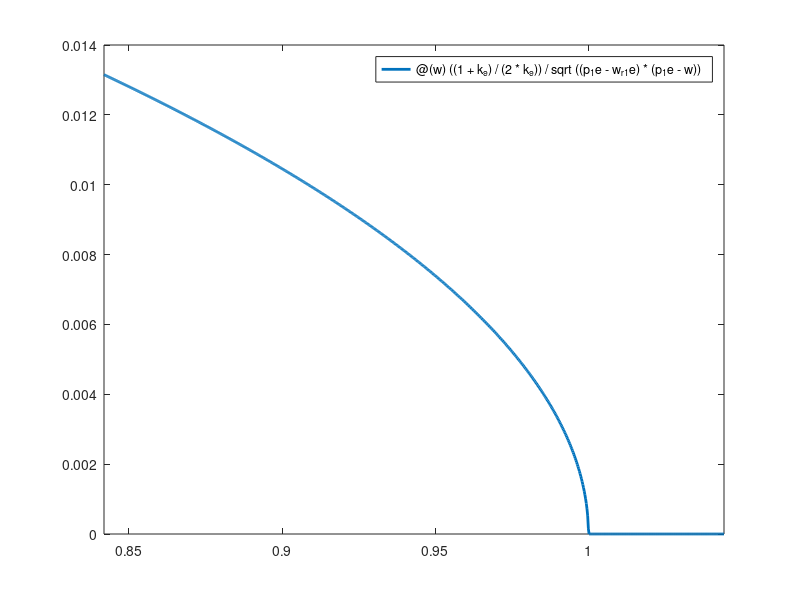

This figure's MATLAB source: (Note: this script raises an error after producing the figure.)
%==========================================================================
%% 2 percentage signs represent sections of code;
% 1 percentage sign represents comments for code or commented out code;

% Answers to question parts that don't involve code can be found at the
% bottom of the programme, in the section ``Questions asked in problemset x
% that don't involve code".

% Text answers to question parts that involve code will be between the
% sub-section label:
%=======
% ANSWER
%=======
% Answer here
%===========
% END ANSWER
%===========

% Comments that are important will be between the sub-section label:
%=====
% NOTE
%=====
% Important note here
%=========
% END NOTE
%=========
% ECO387E Problem Set 1, 1
% Paul Le Tran, plt377
% 13 February, 2022
%==========================================================================

%==========================================================================
%% Setting up workspace
clear all;
close all;
clc;

home_dir = 'path\to\programmes';

cd(home_dir);
%==========================================================================

%==========================================================================
%% Part 1e: Plot the density f(w) and the values \overline{w} and w_{R} for the following calibration of the model: p = 1, b - 0.7, \lambda_{u} = 0.4, \lambda_{e} = 0.1, \delta = 0.03
% Creating calibration variables
p_1e = 1;
b = 0.7;
lambda_u = 0.4;
lambda_e = 0.1;
delta = 0.03;
k_u = lambda_u/delta;
k_e = lambda_e/delta;

% Creating w_{R} with calibration
w_r_1e = (((1 + k_e)^2)*b + (k_u - k_e)*k_e*p_1e)/(((1 + k_e)^2) + (k_u - k_e)*k_e);

% Creating \overline{w} with calibration
w_bar_1e = p_1e - (p_1e - w_r_1e)/((1 + k_e)^2);

% Creating density function f(w)
f_w_1e = @(w) ((1 + k_e)/(2*k_e))/sqrt((p_1e - w_r_1e)*(p_1e - w));

% Plotting f(w), w_bar, and w_r
fplot(f_w_1e, [w_r_1e - 0.05, w_bar_1e + 0.05], 'LineWidth', 2);
hold on
xline(w_r_1e, 'LineWidth', 1.5);
xline(w_bar_1e, 'LineWidth', 1.5);
grid on
xlabel('Wage w');
ylabel('Density');
hold on
title({'Density function f(w),', 'w \in [0.8919, 0.9942]'});

saveas(gcf, 'path\to\graphics\1e_plot.png');
close(gcf);
%==========================================================================

%==========================================================================
%% Part 1f: Plot density in 1e as well as the density f(w) and the values of \overline{w} and w_{R} for the following calibration: p = 1.1, b = 0.7, \lambda_{u} = 0.4, \lambda_{e} = 0.1, \delta = 0.03. Describe in words how a higher level of aggregate productivity changes the wage distribution.
% Observe that the only change in calibration variables is p
p_1f = 1.1;

% Creating w_{R} with calibration
w_r_1f = (((1 + k_e)^2)*b + (k_u - k_e)*k_e*p_1f)/(((1 + k_e)^2) + (k_u - k_e)*k_e);

% Creating \overline{w} with calibration
w_bar_1f = p_1f - (p_1f - w_r_1f)/((1 + k_e)^2);

% Creating density function f(w)
f_w_1f = @(w) ((1 + k_e)/(2*k_e))/sqrt((p_1f - w_r_1e)*(p_1f - w));

% Plotting f(w) for 1e, f(w) for 1f, and w_bar and w_r for 1f
fplot(f_w_1e, [w_r_1e - 0.05, w_bar_1e + 0.05], 'LineWidth', 2);
hold on
fplot(f_w_1f, [w_r_1f - 0.05, w_bar_1f + 0.05], 'LineWidth', 2);
hold on
xline(w_r_1f, 'LineWidth', 1.5);
xline(w_bar_1f, 'LineWidth', 1.5);
grid on
xlabel('Wage w');
ylabel('Density');
hold on
title({'Density function f(w),', 'w \in [0.8919, 0.9942] for 1e (not shown)', 'w \in [0.9559, 1.0923] for 1f'});

saveas(gcf, 'path\to\graphics\1f_plot.png');
close(gcf);
%=======
% ANSWER
%=======
% From our plot comparing the two density functions, we see that a higher
% level of aggregate productivity changes the wage distribution by shifting
% it foward. This change also occurs to both the reservation wage and
% maximum possible wage.
%===========
% END ANSWER
%===========
%==========================================================================

%==========================================================================
%% Part 1g: Plot the reservation wage, w_{R}, for different values of \lambda_{e} in the range from 0 to 0.4 (otherwqise follow the same calibration as in 1e). What is the main intuition for why the reservation wage is decreasing in \lambda_{e}?
% Creating calibration variables
p = 1;
b = 0.7;
lambda_u = 0.4;
lambda_e = 0.1;
delta = 0.03;
k_u = lambda_u/delta;
% Because \lambda_e is now a changing variable, we will make k_e a function
k_e = @(lambda) lambda/delta;

% Creating w_{R} function to take values of \lambda_{e}
w_r = @(lambda) (((1 + k_e(lambda))^2)*b + (k_u - k_e(lambda))*k_e(lambda)*p)/(((1 + k_e(lambda))^2) + (k_u - k_e(lambda))*k_e(lambda));

% Plotting reservation wage for \lambda_{e} \in [0, 0.4]
fplot(w_r, [0, 0.4], 'LineWidth', 2);
grid on
xlabel('\lambda_{e}');
ylabel('Wage');
hold on
title({'Reservation wage w_{R} as a function of \lambda_{e},', '\lambda_{e} \in [0, 0.4]'});

saveas(gcf, 'path\to\graphics\1g_plot.png');
close(gcf);
%=======
% ANSWER
%=======
% From our plot, we see that a employed-person job offer arrival rate
% of zero will result in the employed person to prefer receiving
% unemployment benefits b as a minimum. This is because with the small
% chance of their job being destroyed, they would just settle on setting
% their reservation wage to be $b$ (as an unemployed person would do in the
% model).

% However, as the job arrival rate for employed people being to increase,
% early positive values will result in an employed person to quickly
% increase their reservation wage. This is because as the rate increases,
% they know their odds of receiving a job offer with better wage increases.
% Therefore, they raise their minimum threshold/standard for accepting a
% job offer.

% The reservation wage will reach a maximum as $\lambda_{e}$ continues to
% increase, however. Once so, the reservation wage begins to decrease back
% to the value of b at $\lambda_{e} = 0.4$. Note that this decrease will
% continue as the job arrival rate for employed people increase.
% Intuitively, this trend is because NEED TO FIGURE OUT WHY.
%===========
% END ANSWER
%===========
%==========================================================================

%==========================================================================
%% Part 1i: Plot the density f(w(p)) for the following calibration of the model: p_bar = 1, b = 0.7, \lambda_{u} = \lambda_{e} = 0.4, \delta = 0.03. On the same graph, plot the density f(w) of the model without heterogeneous firms, for the following calibration: p = 1, b= 0.7, \lambda_{u} = \lambda_{e} = 0.4, \delta = 0.03. In words, briefly describe the differences in the distributions shown.
% Creating calibration variables for f(w(p))
p_bar = 1;
b = 0.7;
lambda = 0.4;
delta = 0.03;
k = lambda/delta;

% Creating wage function w(p) and derivative w'(p)
w_p = @(p) p - ((p_bar - b + k*p_bar - k*p)/k)*(1 - ((p_bar - b + k*p_bar - k*p)/(p_bar - b + k*p_bar - b*p)));
w1_p = @(p) (p - w_p(p))*((2*k*unifpdf(p, b, p_bar))/(1 + k*(1 - unifcdf(p, b, p_bar))));

% Creating density function in the model with heterogeneous firms f(w(p))
f_w_p_1i = @(p) unifpdf(p, b, p_bar)/w1_p(p);

% Creating calibration variables for f(w)
p = 1;
b = 0.7;
lambda = 0.4;
delta = 0.03;
k = lambda/delta;

% Creating w_{R} with calibration
w_r = (((1 + k)^2)*b)/(((1 + k)^2));

% Creating \overline{w} with calibration
w_bar = p - (p - w_r)/((1 + k)^2);

% Creating density function f(w)
f_w = @(w) ((1 + k)/(2*k))/sqrt((p - w_r)*(p - w));

% Plotting f(w(p))
fplot(f_w_p_1i, [b, p_bar], 'LineWidth', 2);
grid on
xlabel('Productivity p');
ylabel('Density');
hold on
title({'Density function f(w(p)) (model with heterogenous firms),', 'p \in [0.7, 1]'});

saveas(gcf, 'path\to\graphics\1ia_plot.png');
close(gcf);

% Plotting f(w)
fplot(f_w, [b, p - 0.0014], 'LineWidth', 2);
grid on
xlabel('Wage w');
ylabel('Density');
hold on
title({'Density function f(w) (model with homogenous firms),', 'w \in [0.7, 1]'});

saveas(gcf, 'path\to\graphics\1ib_plot.png');
close(gcf);
%=======
% ANSWER
%=======
% When comparing the two density functions together, we initially see that
% the curve/shape of both distributions differ greatly. For $f(w(p))$ in
% the model with heterogeneous firms, the density function is slightly
% convex upward, whilst the function is also slightly decreasing. For f(w)
% in the model with homogeneous firms, the density function takes the shape
% as ones found in previous parts: Convex as well but with an increasing
% exponential shape.

% Furthermore, the range of densities that each function can take differ as
% well. $f(w(p))$ for the given calibration is in the single digits, whilst
% $f(w)$ exponentially grows towards infinity as wage increases.
%===========
% END ANSWER
%===========
%==========================================================================

%==========================================================================
%% Part 1h: Model with heterogeneous firms with J(p) following the truncated normal distribution with lower bound b = 0.7, upper bound p_bar = 1, mean \mu = 0.85, and standard deviation \sigma = 0.15. Compute w(p) for 31 points on the interval between 0.7 and 1 for the same calibration as in 1i. Plot the density f(w(p)) for each of these 31 points. On the same graph, plot the density for the model with heterogeneous against solved in 1i. In words, briefly describe the differences in the distributions.
% Creating calibration variables for f(w(p))
p_bar = 1;
b = 0.7;
lambda = 0.4;
delta = 0.03;
k = lambda/delta;

% Creating a function for the truncated normal distribution with given
% specifications.
% Setting pre-truncated normal distribution parameters
pretrunc_mu = 0.85;
pretrunc_sigma = 0.15;

% Creating untruncated normal distribution
untruncated = makedist('Normal', pretrunc_mu, pretrunc_sigma);

% Creating J(p)
J_p = truncate(untruncated, pretrunc_mu - 0.15, pretrunc_mu + 0.15);

% Creating wage function w(p) and derivative w'(p)
% Creating integrand
integrand = @(p) (1./(1 + k.*(1 - cdf(J_p, p)))).^2;
% Creating integral inside of w_p
w_p_integral = @(p) integral(integrand, 0.7, p);
w_p = @(p) p - ((1 + k.*(1 - cdf(J_p, p))).^2).*w_p_integral(p);
w1_p = @(p) (p - w_p(p))*((2*k*pdf(J_p, p))/(1 + k*(1 - cdf(J_p, p))));

% Creating density function in the model with heterogeneous firms f(w(p))
f_w_p_1h = @(p) pdf(J_p, p)./w1_p(p);

% Plotting f(w(p)) for uniform and truncated normal distributions
fplot(f_w_p_1h, [b + 0.01, p_bar], 'LineWidth', 2);
hold on
fplot(f_w_p_1i, [b + 0.01, p_bar], 'LineWidth', 2);
grid on
xlabel('Productivity p');
ylabel('Density');
hold on

% Creating legend
legend('Trunctated normal (Blue)', 'Uniform (Red)', 'Location', 'Northeast');

% Creating title
title({'Density function f(w(p)) (model with heterogenous firms),', 'p \in \{0.71, 0.72, \ldots 1\}'});

saveas(gcf, 'path\to\graphics\1h_plot.png');
close(gcf);
%=======
% ANSWER
%=======
% When comparing densities $f(w(p))$ from the model with heterogeneous
% firms but with $J(p)$ following a uniform and truncated normal
% distributions (both having the same calibration), we see immediately that
% the density using the truncated normal distribution is much more convex.
% We also see that as productivity approaches values close to
% $\overline{p} = 1$, the two density functions converge together. However,
% productivity values close to $b = 0.7$ see the density using the
% truncated normal distribution to be much greater than that using the
% uniform distribution.
%===========
% END ANSWER
%===========